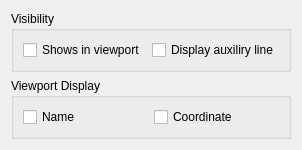
<?xml version="1.0" encoding="UTF-8"?>
<ui version="4.0">
 <class>Form</class>
 <widget class="QWidget" name="Form">
  <property name="geometry">
   <rect>
    <x>0</x>
    <y>0</y>
    <width>273</width>
    <height>124</height>
   </rect>
  </property>
  <property name="windowTitle">
   <string>Form</string>
  </property>
  <layout class="QGridLayout" name="gridLayout">
   <item row="0" column="0">
    <widget class="QGroupBox" name="groupBox">
     <property name="title">
      <string>Visibility</string>
     </property>
     <layout class="QHBoxLayout" name="horizontalLayout">
      <item>
       <widget class="QCheckBox" name="uiViewport">
        <property name="text">
         <string>Shows in viewport</string>
        </property>
       </widget>
      </item>
      <item>
       <widget class="QCheckBox" name="uiViewportAuxiliry">
        <property name="text">
         <string>Display auxiliry line</string>
        </property>
       </widget>
      </item>
     </layout>
    </widget>
   </item>
   <item row="1" column="0">
    <widget class="QGroupBox" name="groupBox_3">
     <property name="title">
      <string>Viewport Display</string>
     </property>
     <layout class="QHBoxLayout" name="horizontalLayout_2">
      <item>
       <widget class="QCheckBox" name="uiViewportName">
        <property name="text">
         <string>Name</string>
        </property>
       </widget>
      </item>
      <item>
       <widget class="QCheckBox" name="uiViewportCoordinate">
        <property name="text">
         <string>Coordinate</string>
        </property>
       </widget>
      </item>
     </layout>
    </widget>
   </item>
  </layout>
 </widget>
 <resources/>
 <connections/>
</ui>
